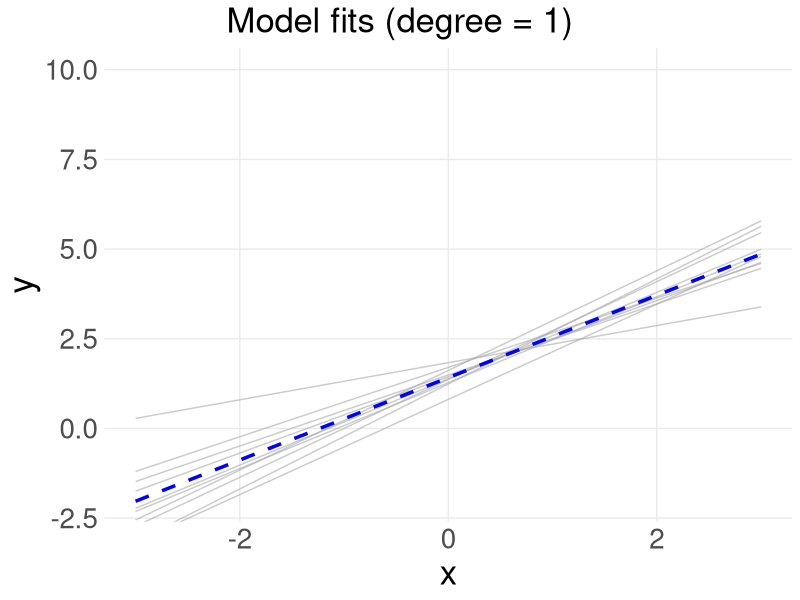
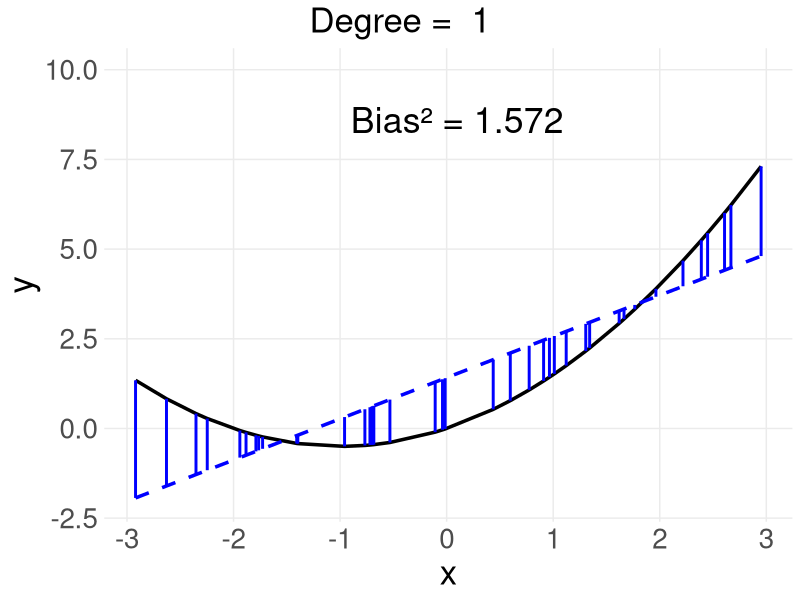
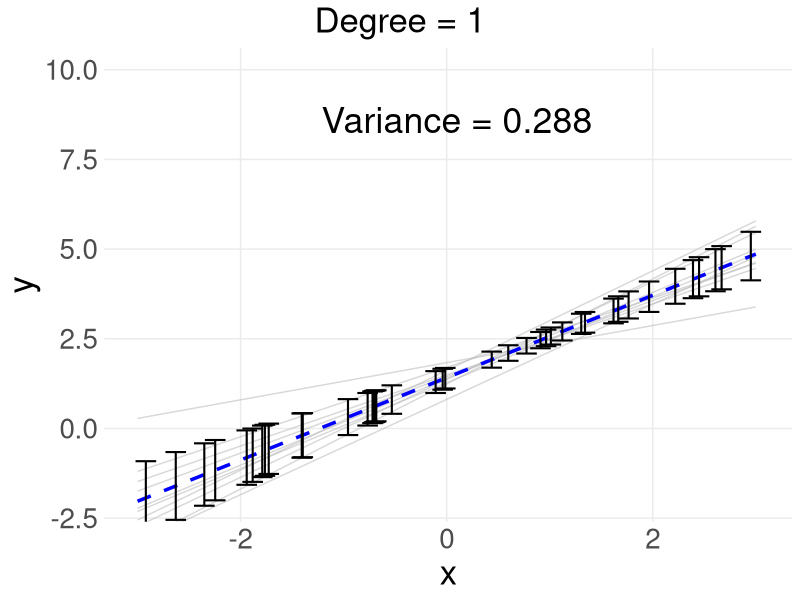
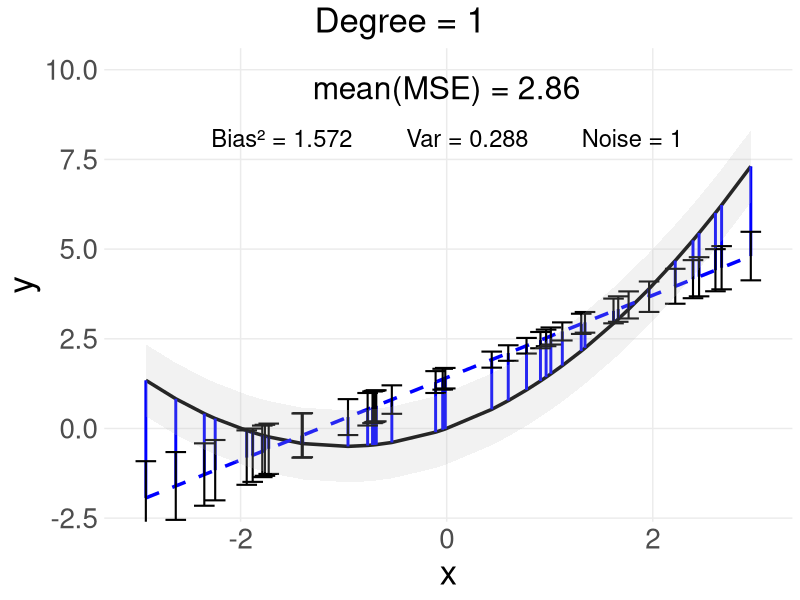
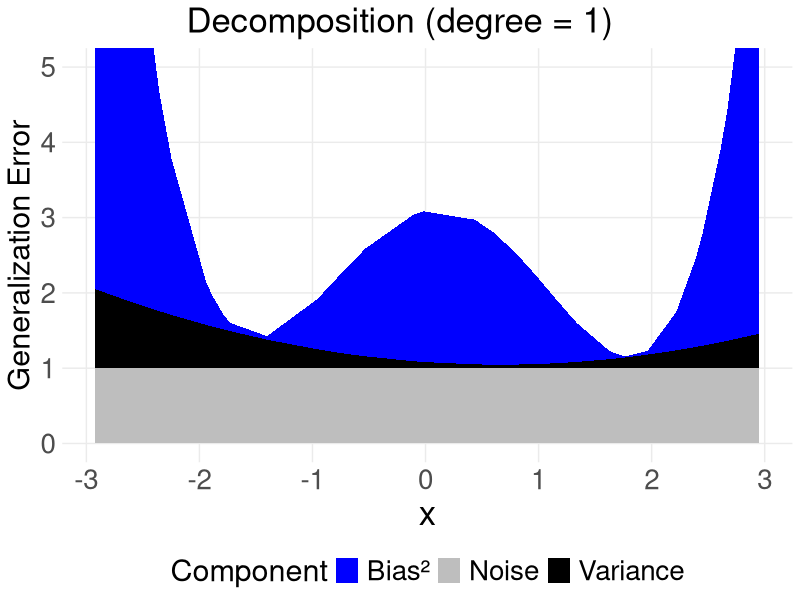
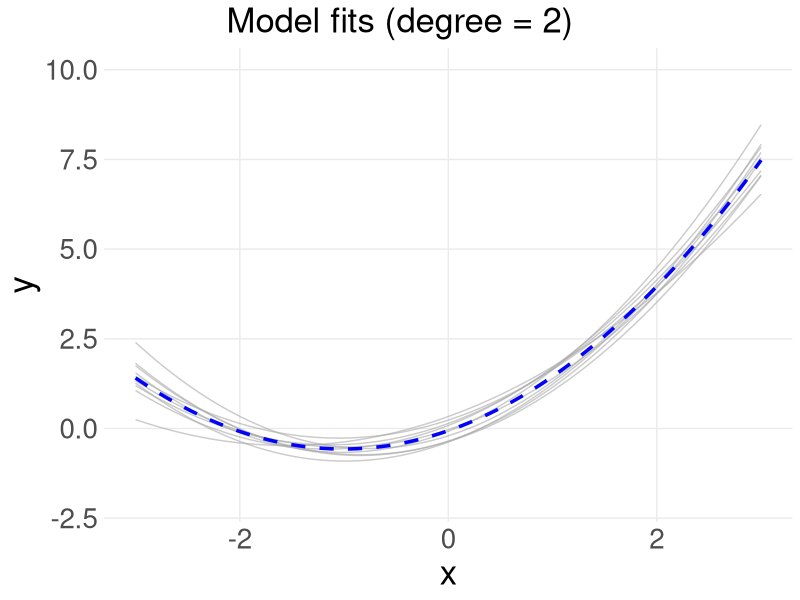
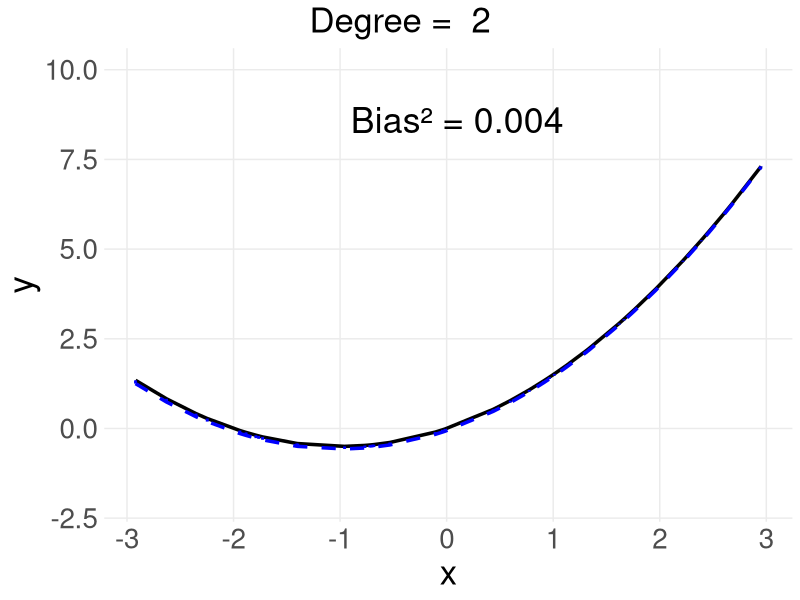
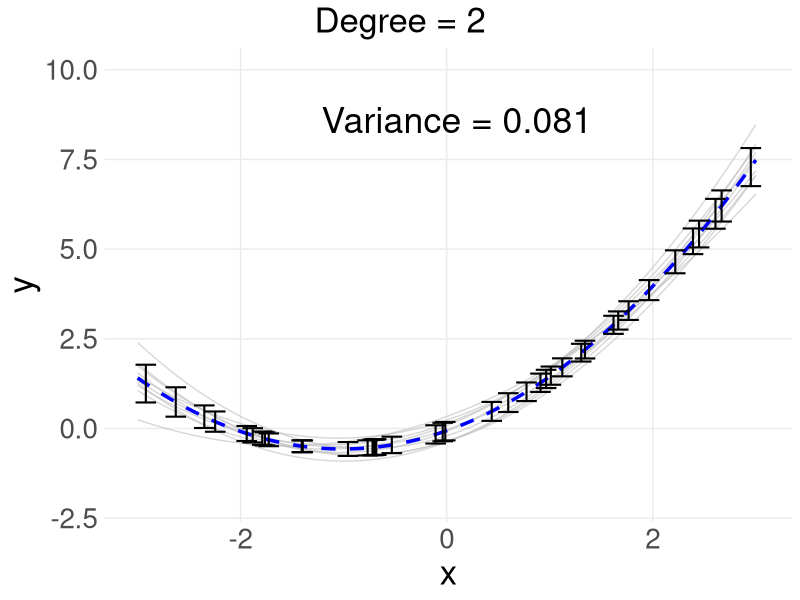

Write the R code that produced these figures, in order.
# This script produces plots for the bias-variance decomposition simulation chunk
# It simulates independent draws from y(x) = x + 0.5 * x^2 + N(0,1), x ~ U(-3,3)
# And fits polynomial regression models of degree 1,2, and 7 and computes bias^2, variance, and MSE


library(ggplot2)
library(dplyr)
library(tidyr)

prefix_path = "../figure/"

# Core definitions
generate_dataset <- function(n, error_std = 1) {
  x <- runif(n, -3, 3)
  y_true <- x + 0.5 * x^2
  y <- y_true + rnorm(n, sd = error_std)
  list(x = x, y = y, y_true = y_true)
}

calculate_polynomial <- function(coef, poly_grade, x) {
  y <- coef[1]
  for (i in 2:(poly_grade + 1)) {
    y <- y + coef[i] * x^(i - 1)
  }
  return(y)
}

train_model <- function(x, y, poly_grade) {
  coef(lm(y ~ poly(x, poly_grade, raw = TRUE)))
}

# Main simulation and plotting function
simulate_and_plot <- function(poly_degree, test_data, n_models, train_size, error_std, prefix_path) {
  X_test <- test_data$x
  Y_true_test <- test_data$y_true
  Y_test <- test_data$y
  x_plot <- seq(-3, 3, length.out = 100)
  
  # Train models
  models <- replicate(n_models, {
    d <- generate_dataset(train_size, error_std)
    list(coef = train_model(d$x, d$y, poly_degree))
  }, simplify = FALSE)
  
  coef_mat <- do.call(rbind, lapply(models, `[[`, "coef"))
  coef_mean <- colMeans(coef_mat)
  
  # Compute predictions on test points
  preds <- t(apply(coef_mat, 1, function(cf) calculate_polynomial(cf, poly_degree, X_test)))
  pred_mean <- calculate_polynomial(coef_mean, poly_degree, X_test)
  pred_var <- apply(preds, 2, var)
  pred_min <- apply(preds, 2, min)
  pred_max <- apply(preds, 2, max)
  
  # Stats
  bias_sq <- (pred_mean - Y_true_test)^2
  mse <- bias_sq + pred_var + error_std^2
  mse_total <- mean(mse)
  bias_total <- mean(bias_sq)
  var_total <- mean(pred_var)
  
  # Dataframes for plotting
  df_test <- data.frame(
    x = X_test,
    y_true = Y_true_test,
    y_pred = pred_mean,
    y_obs = Y_test,
    var = pred_var,
    y_min = pred_min,
    y_max = pred_max
  )
  
  df_all_models <- data.frame(
    x = rep(x_plot, n_models),
    model = factor(rep(1:n_models, each = length(x_plot))),
    y = unlist(lapply(models, function(m) calculate_polynomial(m$coef, poly_degree, x_plot)))
  )
  
  df_mean_model <- data.frame(
    x = x_plot,
    y = calculate_polynomial(coef_mean, poly_degree, x_plot)
  )
  
  
  # 1: Fits 
  g <- ggplot(df_test, aes(x = x)) +
    #geom_point(aes(y = y_obs), shape = 17, color = "orange", size = 2) +
    geom_line(data = df_all_models, aes(x = x, y = y, group = model), color = "darkgrey", alpha = alpha*1.5, inherit.aes = FALSE) +
    geom_line(data = df_mean_model, aes(x = x, y = y), color = "blue", linetype="dashed", linewidth = lwidth, inherit.aes = FALSE) +
    labs(title = paste0("Model fits (degree = ", poly_degree, ")"), x = "x", y = "y") +
    coord_cartesian(ylim = c(-2, 10)) +
    theme_minimal() +
    theme(
      axis.title.x = element_text(size = 25),
      axis.title.y = element_text(size = 25),
      axis.text.x = element_text(size = 20),
      axis.text.y = element_text(size = 20),
      #panel.grid.major = element_blank(),  
      panel.grid.minor = element_blank(),
      plot.title = element_text(size=25, hjust = 0.5),
      plot.title.position = "plot",
      legend.position = "bottom",
      legend.title = element_text(size = 22),
      legend.text = element_text(size = 20)
    )
  ggsave(paste0(prefix_path, "_fits.png"), g, width = 6, height = 4)
  
  # 2: Bias
  g <- ggplot(df_test, aes(x = x)) +
    #geom_point(aes(y = y_obs), shape = 17, color = "orange", size = 2) +
    geom_line(aes(y = y_true), color = "black", linewidth = lwidth) +
    geom_line(aes(y = y_pred), color = "blue", linetype = "dashed", linewidth = lwidth) +
    geom_segment(aes(xend = x, y = y_true, yend = y_pred), color = "blue", size = 1) +
    annotate("text", x = 0.1, y = 8.6, label = paste("Bias² =", round(bias_total, 3)), size = 9) +
    labs(title = paste("Degree = ", poly_degree), x = "x", y = "y") +
    coord_cartesian(ylim = c(-2, 10)) +
    theme_minimal() +
    theme(
      axis.title.x = element_text(size = 25),
      axis.title.y = element_text(size = 25),
      axis.text.x = element_text(size = 20),
      axis.text.y = element_text(size = 20),
      #panel.grid.major = element_blank(),  
      panel.grid.minor = element_blank(),
      plot.title = element_text(size=25, hjust = 0.5),
      plot.title.position = "plot",
      legend.position = "bottom",
      legend.title = element_text(size = 22),
      legend.text = element_text(size = 20)
    )
  ggsave(paste0(prefix_path, "_bias.png"), g, width = 6, height = 4)
  
  # 3: Variance
  g <- ggplot(df_test, aes(x = x)) +
    geom_line(data = df_all_models, aes(x = x, y = y, group = model),
              color = "grey", alpha = 1.5*alpha, inherit.aes = FALSE) +
    geom_line(data = df_mean_model, aes(x = x, y = y),
              color = "blue", linetype = "dashed", linewidth = lwidth, inherit.aes = FALSE) +
    geom_errorbar(aes(ymin = y_pred - sqrt(var), ymax = y_pred + sqrt(var)),
                  width = error_width, color = "black", linewidth = 0.6*lwidth) +
    annotate("text", x = 0.1, y = 8.6,
             label = paste("Variance =", round(var_total, 3)), size = 9) +
    labs(title = paste0("Degree = ", poly_degree), x = "x", y = "y") +
    coord_cartesian(ylim = c(-2, 10)) +
    theme_minimal() +
    theme(
      axis.title.x = element_text(size = 25),
      axis.title.y = element_text(size = 25),
      axis.text.x = element_text(size = 20),
      axis.text.y = element_text(size = 20),
      #panel.grid.major = element_blank(),  
      panel.grid.minor = element_blank(),
      plot.title = element_text(size=25, hjust = 0.5),
      plot.title.position = "plot",
      legend.position = "bottom",
      legend.title = element_text(size = 22),
      legend.text = element_text(size = 20)
    )
  
  ggsave(paste0(prefix_path, "_variance.png"), g, width = 6, height = 4)
  
  # 4: MSE 
  g <- ggplot(df_test, aes(x = x)) +
    #geom_point(aes(y = y_obs), shape = 17, color = "orange", size = 1.5) +
    geom_line(aes(y = y_true), color = "black", linewidth = lwidth) +
    geom_line(aes(y = y_pred), color = "blue", linetype = "dashed", linewidth = lwidth) +
    
    # Bias²: true function to mean prediction
    geom_segment(aes(xend = x, y = y_true, yend = y_pred), color = "blue", size = 1) +
    
    # Variance: error bars around mean prediction
    geom_errorbar(aes(ymin = y_pred - sqrt(var), ymax = y_pred + sqrt(var)), width = error_width, 
                  color = "black", linewidth=0.6*lwidth) +
    
    # irreducible noise band (visualization)
    geom_ribbon(aes(ymin = y_true - error_std, ymax = y_true + error_std),
                fill = "gray", alpha = 0.5*alpha, inherit.aes = TRUE) +
    
    
    annotate("text", x = 0, y = 9.5, label = paste("mean(MSE) =", round(mse_total, 3)), size = 8) +
    annotate("text", x = -1.6, y = 8.1, label = paste("Bias² =", round(bias_total, 3)), size = 6) +
    annotate("text", x = 0.2, y = 8.1, label = paste("Var =", round(var_total, 3)), size = 6) +
    annotate("text", x = 1.8, y = 8.1, label = paste("Noise =", round(error_std^2, 3)), size = 6) +
    
    labs(title = paste0("Degree = ", poly_degree),
         x = "x", y = "y") +
    coord_cartesian(ylim = c(-2, 10)) +
    theme_minimal() +
    theme(
      axis.title.x = element_text(size = 25),
      axis.title.y = element_text(size = 25),
      axis.text.x = element_text(size = 20),
      axis.text.y = element_text(size = 20),
      #panel.grid.major = element_blank(),  
      panel.grid.minor = element_blank(),
      plot.title = element_text(size=25, hjust = 0.5),
      plot.title.position = "plot",
      legend.position = "bottom",
      legend.title = element_text(size = 22),
      legend.text = element_text(size = 20)
    )
  
  ggsave(paste0(prefix_path, "_mse.png"), g, width = 6, height = 4)
  
  # 5: Pointwise MSE Decomposition (Variance, Bias², Noise) as Stacked Area
  df_decomp <- df_test %>%
    mutate(
      noise_cum = error_std^2,
      var_cum = error_std^2 + var,
      bias_cum = error_std^2 + var + (y_pred - y_true)^2
    ) %>%
    arrange(x)
  
  g <- ggplot(df_decomp, aes(x = x)) +
    geom_ribbon(aes(ymin = 0, ymax = noise_cum, fill = "Noise")) +
    geom_ribbon(aes(ymin = noise_cum, ymax = var_cum, fill = "Variance")) +
    geom_ribbon(aes(ymin = var_cum, ymax = bias_cum, fill = "Bias²")) +
    scale_fill_manual(values = c("Noise" = "grey",
                                 "Variance" = "black",
                                 "Bias²" = "blue")) +
    labs(title = paste0("Decomposition (degree = ", poly_degree, ")"),
         x = "x", y = "Generalization Error", fill = "Component") +
    theme_minimal() +
    theme(
      axis.title.x = element_text(size = 25),
      axis.title.y = element_text(size = 22),
      axis.text.x = element_text(size = 20),
      axis.text.y = element_text(size = 20),
      panel.grid.minor = element_blank(),
      plot.title = element_text(size = 25, hjust = 0.5),
      plot.title.position = "plot",
      legend.position = "bottom",
      legend.title = element_text(size = 22),
      legend.text = element_text(size = 20)
    )
  
  # Append appropriate coord_cartesian
  if (poly_degree == 7) {
    g <- g + coord_cartesian(ylim = c(0, 10))
  } else if (poly_degree == 2) {
    g <- g + coord_cartesian(ylim = c(0.75, 1.3))
  } else {
    g <- g + coord_cartesian(ylim = c(0, 5))
  }
  # Save the plot
  ggsave(paste0(prefix_path, "_decomp.png"), g, width = 6, height = 4)
}

  


### RUN FUNCTIONS

# Global params
set.seed(1)
error_std <- 1
data_length <- 40
training_fraction <- 0.8
error_width = 0.2
alpha = 0.4
lwidth = 1.2
training_length <- round(training_fraction * data_length)
number_of_models <- 10

# --- Generate test set from same DGP (not fixed grid) ---
test_data <- generate_dataset(data_length, error_std)

# --- Run plots for different model complexities ---
simulate_and_plot(1, test_data, number_of_models, training_length, error_std,
                  "../figure/plots_bias_var_deg1")
simulate_and_plot(2, test_data, number_of_models, training_length, error_std,
                  "../figure/plots_bias_var_deg2")
simulate_and_plot(7, test_data, number_of_models, training_length, error_std,
                  "../figure/plots_bias_var_deg7")

